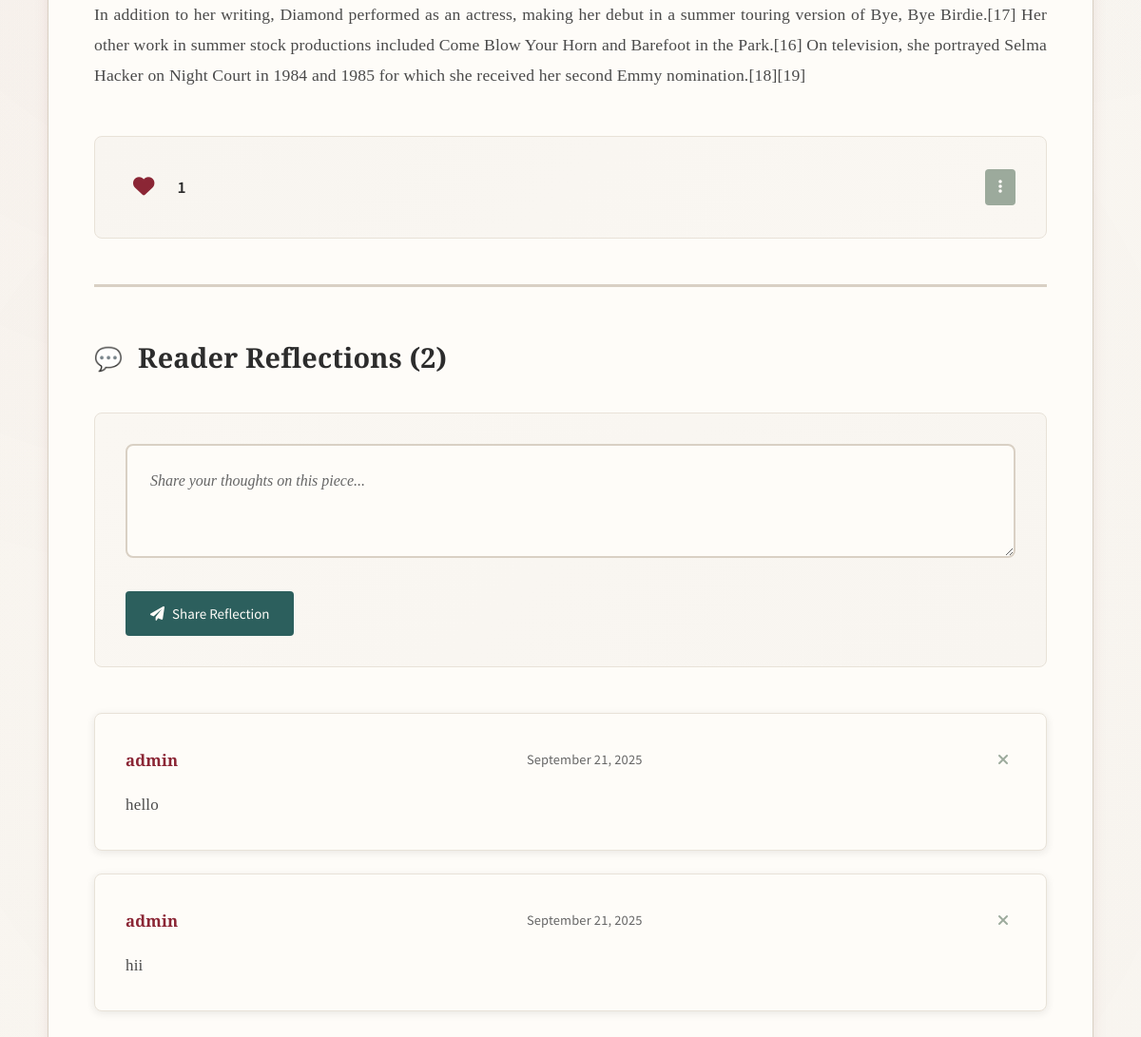
Page /post/15/ (signed in, lower part) on the earlier database version.
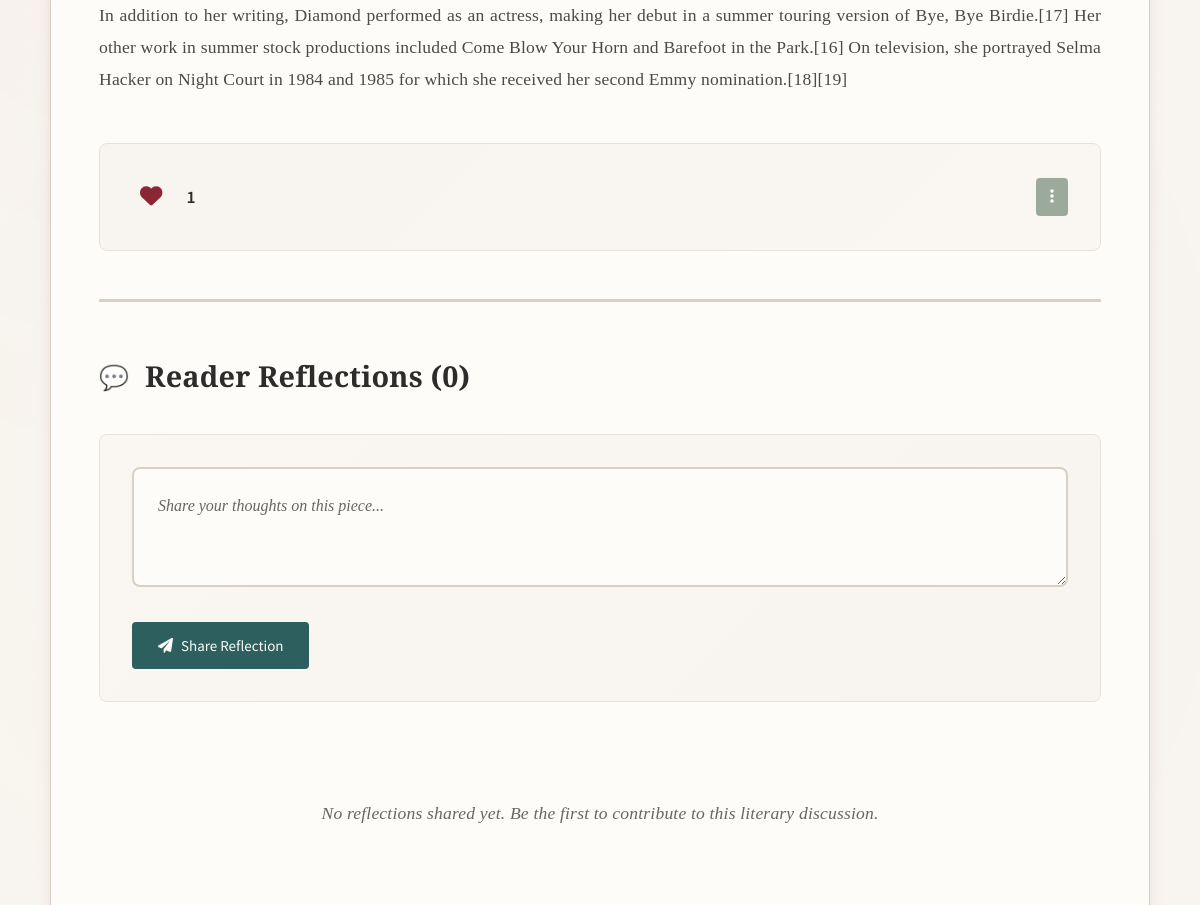
Same page on the later database version.
### home/models.py (models this page shows, shortened)
class Post(models.Model):
    title = models.CharField(max_length=200)
    content = models.TextField()
    image = models.ImageField(
        upload_to='posts/',
        blank=True,
        null=True,
        help_text="Optional cover image for the post"
    )
    author = models.ForeignKey(
        User,
        on_delete=models.CASCADE,
        related_name='posts'
    )
    likes = models.ManyToManyField(
        User,
        related_name='liked_posts',
        blank=True,
        help_text="Users who liked this post"
    )
    created_at = models.DateTimeField(auto_now_add=True)
    def total_likes(self):
        return self.likes.count()

class Comment(models.Model):
    post = models.ForeignKey(
        Post,
        on_delete=models.CASCADE,
        related_name='comments'
    )
    author = models.ForeignKey(User, on_delete=models.CASCADE)
    content = models.TextField()
    created_at = models.DateTimeField(auto_now_add=True)

### home/views.py (the view)
# urls.py: path('post/<int:pk>/', views.post_detail, name='post_detail'),
def post_detail(request, pk):
    post = get_object_or_404(Post, pk=pk)
    comments = post.comments.all()
    images = post.images.all()  # all gallery images
    if request.method == "POST":
        comment_form = CommentForm(request.POST)
        if comment_form.is_valid():
            comment = comment_form.save(commit=False)
            comment.post = post
            comment.author = request.user
            comment.save()
            messages.success(request, 'Comment added successfully!')
            return redirect('post_detail', pk=post.pk)
    else:
        comment_form = CommentForm()
    return render(request, 'home/post_detail.html', {
        'post': post,
        'comments': comments,
        'comment_form': comment_form,
        'images': images
    })

### home/forms.py
class CommentForm(forms.ModelForm):
    class Meta:
        model = Comment
        fields = ['content']
        widgets = {
            'content': forms.Textarea(attrs={
                'rows': 4,
                'placeholder': 'Write your comment here...'
            })
        }

### home/templates/home/post_detail.html (shortened to what this page needs)
{% load static %}
<!DOCTYPE html>
<html lang="en">
<head>
    <link rel="stylesheet" href="https://cdnjs.cloudflare.com/ajax/libs/font-awesome/6.0.0-beta3/css/all.min.css">
</head>
<body>
    <div class="container">
        <div class="main-content">
            <div class="post-content">
                {{ post.content|linebreaks }}
            </div>
            <div class="post-actions">
                <div class="engagement-item">
                    {% if user.is_authenticated %}
                    <form action="{% url 'like_post' post.pk %}" method="POST" style="display:inline;">
                        <button type="submit" class="btn-like-dislike">
                            {% if user in post.likes.all %}
                            <i class="fas fa-heart"></i>
                            {% else %}
                            <i class="far fa-heart"></i>
                            {% endif %}
                        </button>
                    </form>
                    {% else %}
                    <i class="far fa-heart btn-like-dislike"></i>
                    {% endif %}
                    <span class="engagement-count">{{ post.total_likes }}</span>
                </div>
                {% if post.author == user %}
                <div class="post-actions-dropdown">
                    <button class="dropdown-toggle" onclick="toggleDropdown(this)">
                        <i class="fas fa-ellipsis-v"></i>
                    </button>
                </div>
                {% endif %}
            </div>
            <div class="comments-section">
                <h3>Reader Reflections ({{ comments.count }})</h3>
                {% if user.is_authenticated %}
                <div class="comment-form">
                    <form method="POST" action="{% url 'add_comment' post.pk %}">
                        <textarea name="content" placeholder="Share your thoughts on this piece..." required></textarea>
                        <button type="submit" class="btn btn-primary">
                            <i class="fas fa-paper-plane"></i> Share Reflection
                        </button>
                    </form>
                </div>
                {% else %}
                <div class="login-prompt">
                    Please <a href="{% url 'login' %}?next={{ request.path }}">join our literary salon</a> to share your thoughts and engage in discussion.
                </div>
                {% endif %}
                {% for comment in comments %}
                <div class="comment">
                    <div class="comment-header">
                        <span class="comment-author">{{ comment.author.username }}</span>
                        <span class="comment-date">{{ comment.created_at|date:"F j, Y" }}</span>
                        {% if user.is_authenticated %}
                        {% if comment.author.id == user.id or post.author.id == user.id %}
                        <button class="delete-comment-btn"
                                onclick="if(confirm('Remove this reflection from the discussion?')) { window.location.href='{% url 'delete_comment' comment.pk %}'; }">
                            <i class="fas fa-times"></i>
                        </button>
                        {% endif %}
                        {% endif %}
                    </div>
                    <div class="comment-content">
                        {{ comment.content|linebreaksbr }}
                    </div>
                </div>
                {% empty %}
                <div class="no-comments">
                    No reflections shared yet. Be the first to contribute to this literary discussion.
                </div>
                {% endfor %}
            </div>
        </div>
    </div>
</body>
</html>

Differences in the rows shown:
removed Comment: author.username "admin", created_at "September 21, 2025", content "hello"
removed Comment: author.username "admin", created_at "September 21, 2025", content "hii"
computed for Post: count "2" → "0"
Other differences:
text now shown: "No reflections shared yet. Be the first to contribute to this literary discussion."
